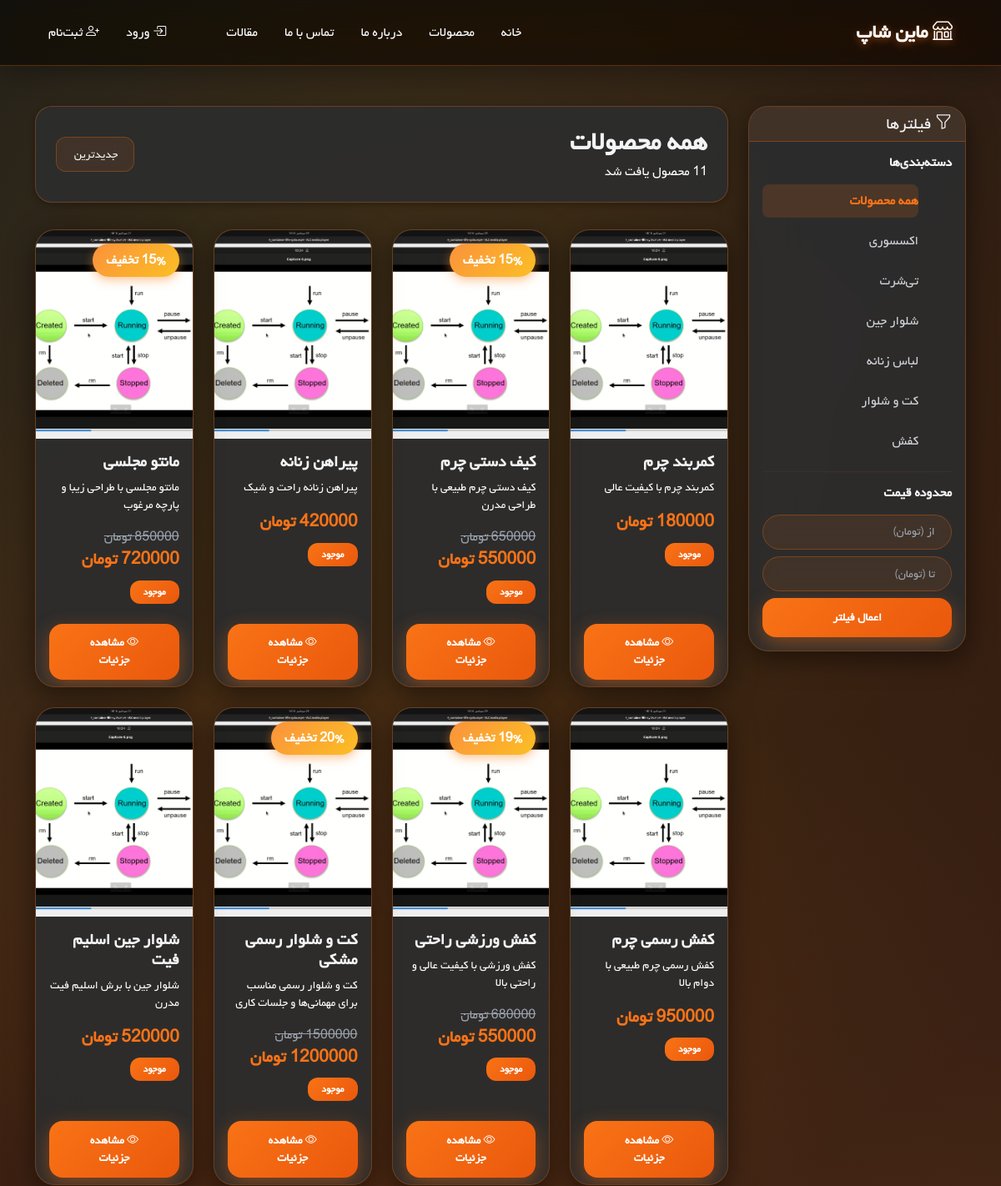
The app's page /products/ (upper part), older data.
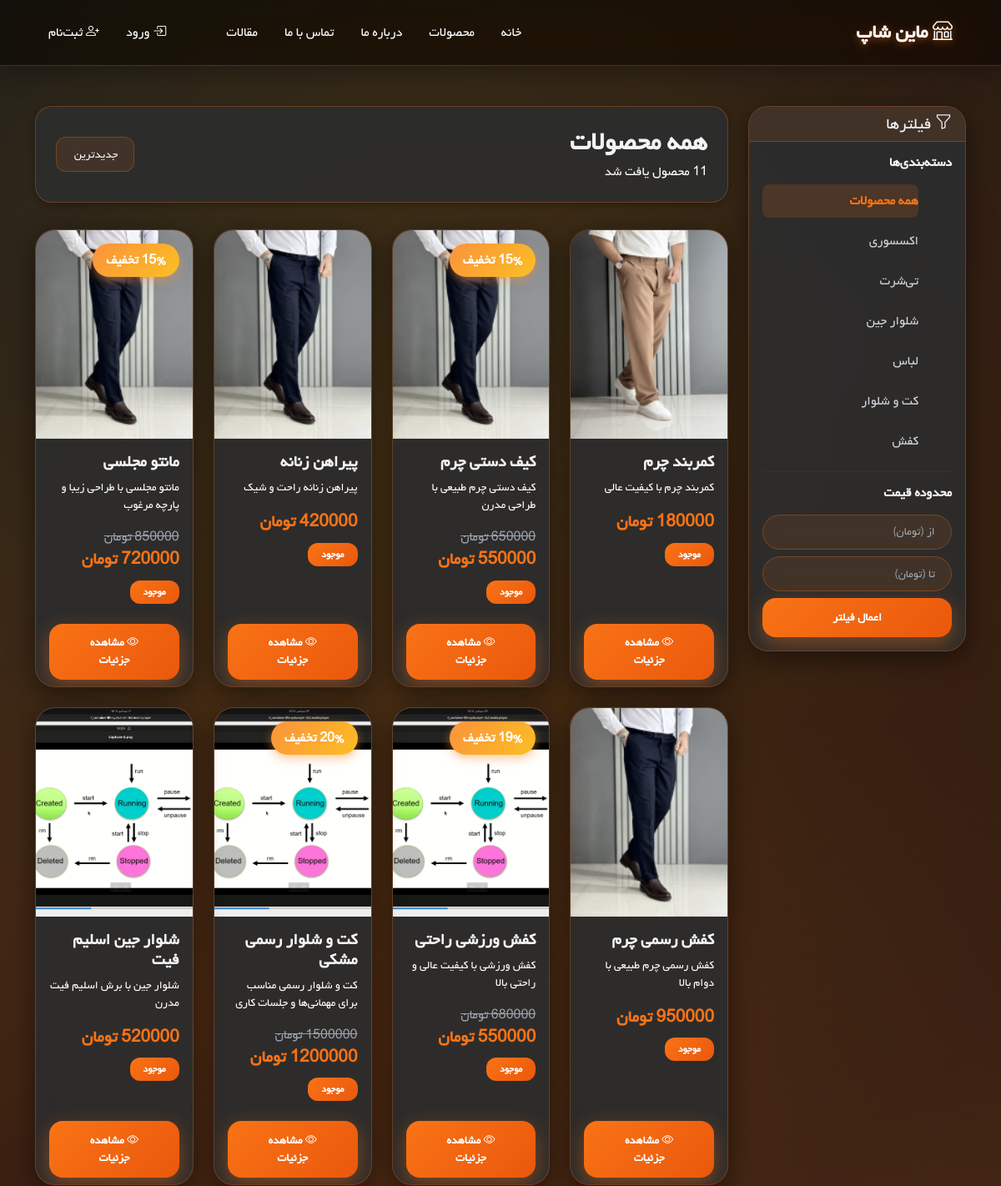
The same page, newer data.
### shop/models.py (models this page shows, shortened)
class Category(models.Model):
    name = models.CharField(max_length=200, verbose_name='نام دسته‌بندی')
    slug = models.SlugField(max_length=200, unique=True, allow_unicode=True)
    description = models.TextField(blank=True, verbose_name='توضیحات')
    image = models.ImageField(upload_to='categories/', blank=True, null=True, verbose_name='تصویر')
    created_at = models.DateTimeField(auto_now_add=True)
    class Meta:
        verbose_name = 'دسته‌بندی'
        verbose_name_plural = 'دسته‌بندی‌ها'
        ordering = ['name']

class Product(models.Model):
    SIZE_CHOICES = [
        ('XS', 'XS'),
        ('S', 'S'),
        ('M', 'M'),
        ('L', 'L'),
        ('XL', 'XL'),
        ('XXL', 'XXL'),
    ]
    category = models.ForeignKey(Category, on_delete=models.CASCADE,
                                  related_name='products', verbose_name='دسته‌بندی')
    name = models.CharField(max_length=200, verbose_name='نام محصول')
    slug = models.SlugField(max_length=200, unique=True, allow_unicode=True)
    description = models.TextField(verbose_name='توضیحات')
    price = models.DecimalField(max_digits=12, decimal_places=0, verbose_name='قیمت (تومان)')
    discount_price = models.DecimalField(max_digits=12, decimal_places=0,
                                          blank=True, null=True, verbose_name='قیمت با تخفیف')
    image = models.ImageField(upload_to='products/', blank=True, null=True, verbose_name='تصویر اصلی')
    image2 = models.ImageField(upload_to='products/', blank=True, null=True, verbose_name='تصویر دوم')
    image3 = models.ImageField(upload_to='products/', blank=True, null=True, verbose_name='تصویر سوم')
    stock = models.PositiveIntegerField(default=0, verbose_name='موجودی')
    available = models.BooleanField(default=True, verbose_name='موجود')
    sizes = models.CharField(max_length=50, blank=True, verbose_name='سایزهای موجود',
                              help_text='مثال: S,M,L,XL')
    colors = models.CharField(max_length=200, blank=True, verbose_name='رنگ‌های موجود',
                               help_text='مثال: قرمز,آبی,سبز')
    is_featured = models.BooleanField(default=False, verbose_name='ویژه')
    created_at = models.DateTimeField(auto_now_add=True)
    updated_at = models.DateTimeField(auto_now=True)
    class Meta:
        verbose_name = 'محصول'
        verbose_name_plural = 'محصولات'
        ordering = ['-created_at']
    def get_discount_percent(self):
        if self.discount_price and self.price > 0:
            return int((1 - self.discount_price / self.price) * 100)
        return 0

### shop/views.py (the view)
# urls.py: path('products/', views.product_list, name='product_list'),
def product_list(request, category_slug=None):
    category = None
    products = Product.objects.filter(available=True)
    if category_slug:
        category = get_object_or_404(Category, slug=category_slug)
        products = products.filter(category=category)
    query = request.GET.get('q')
    if query:
        products = products.filter(
            Q(name__icontains=query) |
            Q(description__icontains=query)
        )
    min_price = request.GET.get('min_price')
    max_price = request.GET.get('max_price')
    if min_price:
        products = products.filter(price__gte=min_price)
    if max_price:
        products = products.filter(price__lte=max_price)
    sort = request.GET.get('sort', '-created_at')
    if sort in ['price', '-price', 'name', '-created_at']:
        products = products.order_by(sort)
    categories = Category.objects.all()
    context = {
        'category': category,
        'products': products,
        'categories': categories,
        'query': query,
    }
    return render(request, 'shop/product_list.html', context)

### shop/context_processors.py (called while the page is built, shortened)
def cart_count(request):
    count = 0
    return {'cart_items_count': count}

### templates/shop/product_list.html (shortened to what the changed rows need)
{% extends 'base.html' %}
{% block content %}
<div class="container my-5">
    <div class="row">
        <div class="col-md-3">
            <div class="card mb-4 filter-sidebar">
                <div class="card-body">
                    <ul class="list-unstyled">
                        {% for cat in categories %}
                        <li class="mb-2">
                            <a href="{% url 'shop:product_list_by_category' cat.slug %}" class="filter-link {% if category == cat %}fw-bold{% endif %}">
                                {{ cat.name }}
                            </a>
                        </li>
                        {% endfor %}
                    </ul>
                </div>
            </div>
        </div>
        <div class="col-md-9">
            <div class="products-header d-flex justify-content-between align-items-center">
                <div>
                    <h2 class="fw-bold mb-1">
                        {% if category %}
                            {{ category.name }}
                        {% elif query %}
                            نتایج جستجو برای "{{ query }}"
                        {% else %}
                            همه محصولات
                        {% endif %}
                    </h2>
                </div>
            </div>
            {% if products %}
            <div class="row g-4">
                {% for product in products %}
                <div class="col-lg-3 col-6">
                        <div class="card product-card h-100">
                        <div class="position-relative">
                            {% if product.image %}
                                <img src="{{ product.image.url }}" class="card-img-top product-img" alt="{{ product.name }}">
                            {% else %}
                                <img src="https://via.placeholder.com/300x300?text={{ product.name }}" class="card-img-top product-img" alt="{{ product.name }}">
                            {% endif %}
                            {% if product.get_discount_percent %}
                                <span class="badge-discount">{{ product.get_discount_percent }}% تخفیف</span>
                            {% endif %}
                        </div>
                        <div class="card-body">
                            <h5 class="card-title">{{ product.name }}</h5>
                            <p class="card-text text-white small">{{ product.description|truncatewords:10 }}</p>
                            <div class="mb-2">
                                {% if product.discount_price %}
                                    <span class="price-old">{{ product.price|floatformat:0 }} تومان</span><br>
                                    <span class="price-new">{{ product.discount_price|floatformat:0 }} تومان</span>
                                {% else %}
                                    <span class="price-new">{{ product.price|floatformat:0 }} تومان</span>
                                {% endif %}
                            </div>
                            {% if product.stock > 0 %}
                                <span class="badge bg-success">موجود</span>
                            {% else %}
                                <span class="badge bg-danger">ناموجود</span>
                            {% endif %}
                        </div>
                        <div class="card-footer border-0" style="background: transparent;">
                   <a href="{% url 'shop:product_detail' product.slug %}" class="btn btn-primary btn-sm">
    <i class="bi bi-eye"></i> مشاهده جزئیات
</a>
                        </div>
                    </div>
                </div>
                {% endfor %}
            </div>
            {% else %}
            <div class="card text-center p-5">
                <i class="bi bi-info-circle fs-1 d-block mb-3" style="color: var(--primary-color);"></i>
                <h5 class="fw-bold" style="color: var(--text-primary);">محصولی یافت نشد</h5>
                <p class="text-muted">متأسفانه محصولی با این مشخصات پیدا نشد.</p>
            </div>
            {% endif %}
        </div>
    </div>
</div>
{% endblock %}

Row changes from the older to the newer data that the page shows:
changed Category: name "لباس زنانه" → "لباس"
changed Product "کمربند چرم": image: a different picture
changed Product "کیف دستی چرم": image: a different picture
changed Product "پیراهن زنانه": image: a different picture
changed Product "مانتو مجلسی": image: a different picture
changed Product "کفش رسمی چرم": image: a different picture
